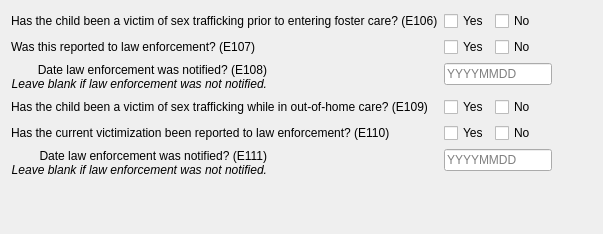
       <widget class="QWidget" name="trafficking_tab">
        <attribute name="title">
         <string>Trafficking</string>
        </attribute>
        <layout class="QFormLayout" name="formLayout_7">
         <item row="0" column="0">
          <widget class="QLabel" name="e106_label">
           <property name="text">
            <string>Has the child been a victim of sex trafficking prior to entering foster care? (E106)</string>
           </property>
          </widget>
         </item>
         <item row="0" column="1">
          <layout class="QHBoxLayout" name="horizontalLayout_23">
           <item>
            <widget class="QCheckBox" name="e106_y">
             <property name="text">
              <string>Yes</string>
             </property>
             <attribute name="buttonGroup">
              <string notr="true">e106</string>
             </attribute>
            </widget>
           </item>
           <item>
            <widget class="QCheckBox" name="e106_n">
             <property name="text">
              <string>No</string>
             </property>
             <attribute name="buttonGroup">
              <string notr="true">e106</string>
             </attribute>
            </widget>
           </item>
           <item>
            <spacer name="horizontalSpacer_10">
             <property name="orientation">
              <enum>Qt::Horizontal</enum>
             </property>
             <property name="sizeHint" stdset="0">
              <size>
               <width>40</width>
               <height>20</height>
              </size>
             </property>
            </spacer>
           </item>
          </layout>
         </item>
         <item row="1" column="0">
          <widget class="QLabel" name="e107_label">
           <property name="text">
            <string>Was this reported to law enforcement? (E107)</string>
           </property>
          </widget>
         </item>
         <item row="1" column="1">
          <layout class="QHBoxLayout" name="horizontalLayout_40">
           <item>
            <widget class="QCheckBox" name="e107_y">
             <property name="text">
              <string>Yes</string>
             </property>
             <attribute name="buttonGroup">
              <string notr="true">e107</string>
             </attribute>
            </widget>
           </item>
           <item>
            <widget class="QCheckBox" name="e107_n">
             <property name="text">
              <string>No</string>
             </property>
             <attribute name="buttonGroup">
              <string notr="true">e107</string>
             </attribute>
            </widget>
           </item>
           <item>
            <spacer name="horizontalSpacer_32">
             <property name="orientation">
              <enum>Qt::Horizontal</enum>
             </property>
             <property name="sizeHint" stdset="0">
              <size>
               <width>40</width>
               <height>20</height>
              </size>
             </property>
            </spacer>
           </item>
          </layout>
         </item>
         <item row="2" column="0">
          <widget class="QLabel" name="e108_label">
           <property name="toolTip">
            <string/>
           </property>
           <property name="text">
            <string>Date law enforcement was notified? (E108)&lt;br/&gt;&lt;i&gt;
Leave blank if law enforcement was not notified.&lt;/i&gt;</string>
           </property>
           <property name="alignment">
            <set>Qt::AlignRight|Qt::AlignTrailing|Qt::AlignVCenter</set>
           </property>
          </widget>
         </item>
         <item row="2" column="1">
          <layout class="QHBoxLayout" name="horizontalLayout_38">
           <item>
            <widget class="QLineEdit" name="e108">
             <property name="inputMask">
              <string/>
             </property>
             <property name="maxLength">
              <number>8</number>
             </property>
             <property name="placeholderText">
              <string>YYYYMMDD</string>
             </property>
            </widget>
           </item>
           <item>
            <spacer name="horizontalSpacer_30">
             <property name="orientation">
              <enum>Qt::Horizontal</enum>
             </property>
             <property name="sizeHint" stdset="0">
              <size>
               <width>40</width>
               <height>20</height>
              </size>
             </property>
            </spacer>
           </item>
          </layout>
         </item>
         <item row="3" column="0">
          <widget class="QLabel" name="e109_label">
           <property name="text">
            <string>Has the child been a victim of sex trafficking while in out-of-home care? (E109)</string>
           </property>
          </widget>
         </item>
         <item row="3" column="1">
          <layout class="QHBoxLayout" name="horizontalLayout_39">
           <item>
            <widget class="QCheckBox" name="e109_y">
             <property name="text">
              <string>Yes</string>
             </property>
             <attribute name="buttonGroup">
              <string notr="true">e109</string>
             </attribute>
            </widget>
           </item>
           <item>
            <widget class="QCheckBox" name="e109_n">
             <property name="text">
              <string>No</string>
             </property>
             <attribute name="buttonGroup">
              <string notr="true">e109</string>
             </attribute>
            </widget>
           </item>
           <item>
            <spacer name="horizontalSpacer_11">
             <property name="orientation">
              <enum>Qt::Horizontal</enum>
             </property>
             <property name="sizeHint" stdset="0">
              <size>
               <width>40</width>
               <height>20</height>
              </size>
             </property>
            </spacer>
           </item>
          </layout>
         </item>
         <item row="4" column="0">
          <widget class="QLabel" name="e110_label">
           <property name="text">
            <string>Has the current victimization been reported to law enforcement? (E110)</string>
           </property>
          </widget>
         </item>
         <item row="4" column="1">
          <layout class="QHBoxLayout" name="horizontalLayout_41">
           <item>
            <widget class="QCheckBox" name="e110_y">
             <property name="text">
              <string>Yes</string>
             </property>
             <attribute name="buttonGroup">
              <string notr="true">e110</string>
             </attribute>
            </widget>
           </item>
           <item>
            <widget class="QCheckBox" name="e110_n">
             <property name="text">
              <string>No</string>
             </property>
             <attribute name="buttonGroup">
              <string notr="true">e110</string>
             </attribute>
            </widget>
           </item>
           <item>
            <spacer name="horizontalSpacer_33">
             <property name="orientation">
              <enum>Qt::Horizontal</enum>
             </property>
             <property name="sizeHint" stdset="0">
              <size>
               <width>40</width>
               <height>20</height>
              </size>
             </property>
            </spacer>
           </item>
          </layout>
         </item>
         <item row="5" column="0">
          <widget class="QLabel" name="e111_label">
           <property name="toolTip">
            <string/>
           </property>
           <property name="text">
            <string>Date law enforcement was notified? (E111)&lt;br/&gt;&lt;i&gt;
Leave blank if law enforcement was not notified.&lt;/i&gt;</string>
           </property>
           <property name="alignment">
            <set>Qt::AlignRight|Qt::AlignTrailing|Qt::AlignVCenter</set>
           </property>
          </widget>
         </item>
         <item row="5" column="1">
          <layout class="QHBoxLayout" name="horizontalLayout_22">
           <item>
            <widget class="QLineEdit" name="e111">
             <property name="inputMask">
              <string/>
             </property>
             <property name="maxLength">
              <number>8</number>
             </property>
             <property name="placeholderText">
              <string>YYYYMMDD</string>
             </property>
            </widget>
           </item>
           <item>
            <spacer name="horizontalSpacer_31">
             <property name="orientation">
              <enum>Qt::Horizontal</enum>
             </property>
             <property name="sizeHint" stdset="0">
              <size>
               <width>40</width>
               <height>20</height>
              </size>
             </property>
            </spacer>
           </item>
          </layout>
         </item>
         <item row="6" column="0">
          <spacer name="verticalSpacer_6">
           <property name="orientation">
            <enum>Qt::Vertical</enum>
           </property>
           <property name="sizeHint" stdset="0">
            <size>
             <width>20</width>
             <height>40</height>
            </size>
           </property>
          </spacer>
         </item>
        </layout>
       </widget>
